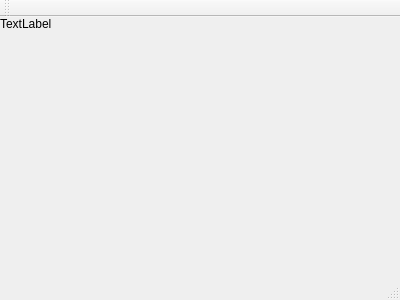
<?xml version="1.0" encoding="UTF-8"?>
<ui version="4.0">
 <class>MainWindow</class>
 <widget class="QMainWindow" name="MainWindow">
  <property name="geometry">
   <rect>
    <x>0</x>
    <y>0</y>
    <width>400</width>
    <height>300</height>
   </rect>
  </property>
  <property name="windowTitle">
   <string>MainWindow</string>
  </property>
  <widget class="QWidget" name="centralWidget">
   <widget class="QLabel" name="drawLab">
    <property name="minimumSize">
     <size>
      <width>0</width>
      <height>0</height>
     </size>
    </property>
    <property name="text">
     <string>TextLabel</string>
    </property>
   </widget>
  </widget>
  <widget class="QMenuBar" name="menuBar">
   <property name="geometry">
    <rect>
     <x>0</x>
     <y>0</y>
     <width>400</width>
     <height>23</height>
    </rect>
   </property>
  </widget>
  <widget class="QToolBar" name="mainToolBar">
   <attribute name="toolBarArea">
    <enum>TopToolBarArea</enum>
   </attribute>
   <attribute name="toolBarBreak">
    <bool>false</bool>
   </attribute>
  </widget>
  <widget class="QStatusBar" name="statusBar"/>
 </widget>
 <layoutdefault spacing="6" margin="11"/>
 <resources/>
 <connections/>
</ui>
